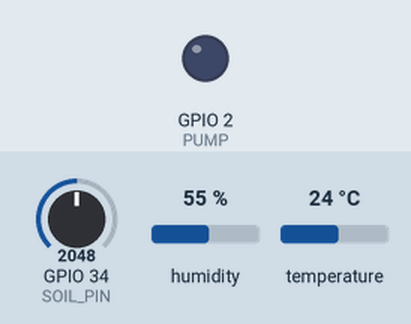
Simulated run of this sketch. Board: ESP32. Parts: output pins drawn as LEDs (lit = HIGH). Inputs (shaded band) come from the test bench; at power-on: GPIO 34 (SOIL_PIN) = 2048, humidity 55 %, temperature 24 °C. WiFi joins after 1.5 s; servers stay silent unless stated; uploads are accepted with an empty reply; what the sketch prints to the serial monitor is not drawn.

Above: at 2.7 s.
2.8 s: GPIO 34 (SOIL_PIN) set to 1687
6.0 s: GPIO 34 (SOIL_PIN) set to 1609
At 7.8 s:
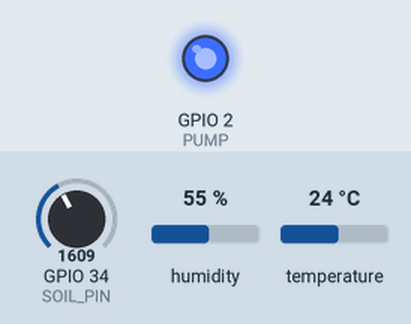
9.2 s: GPIO 34 (SOIL_PIN) set to 2047
At 11.9 s:
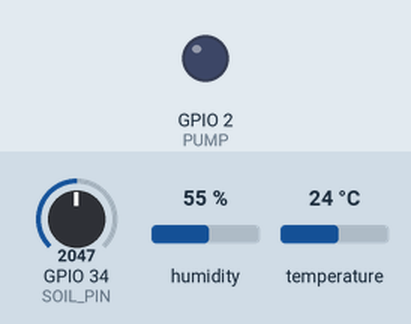
12.8 s: GPIO 34 (SOIL_PIN) set to 1228
At 15.1 s:
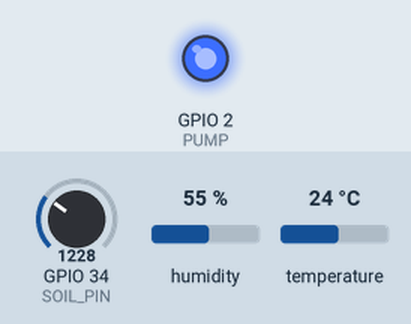
Timing chart, 0 to 16.6 s (numbered marks = the images above; inputs shaded):
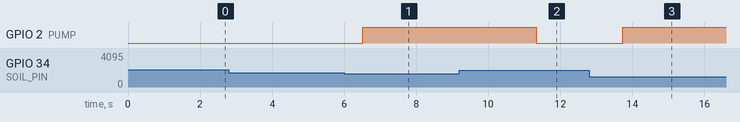

Measured:
- the behaviour switches between 1638 and 1637 on GPIO 34 (SOIL_PIN) (found by bisection; images 0 and 1)
- after the input at 2.8 s, every drawn part: stays the same
- after the input at 6.0 s, GPIO 2 (PUMP): LOW → HIGH after 0.52 s
- after the input at 9.2 s, GPIO 2 (PUMP): HIGH → LOW after 2.1 s
- after the input at 12.8 s, GPIO 2 (PUMP): LOW → HIGH after 0.94 s

The sketch:

sketch.ino
```cpp
/* Task 11: Internet-enabled Smart Garden Maintenance
 * ESP32 + soil-moisture (potentiometer) + DHT22 + water pump (LED/relay).
 * Uploads readings to Firebase and auto-waters when soil is dry.
 * Also reads /mciot_lab/task11_garden/pump_cmd from Firebase for remote control.
 */
#include <WiFi.h>
#include <HTTPClient.h>
#include <WiFiClientSecure.h>
#include "DHT.h"

const char* WIFI_SSID = "Wokwi-GUEST";
const char* WIFI_PASS = "";
String FIREBASE_HOST = "elearning-1408b-default-rtdb.asia-southeast1.firebasedatabase.app";
String FIREBASE_AUTH = "BV9noeROfWdPpnZ3oI6HAmHbb4kermXQqt8qYniG";

#define SOIL_PIN 34     // potentiometer (analog soil moisture)
#define DHTPIN 15
#define PUMP 2          // LED = water pump / relay
#define DRY_THRESHOLD 40  // percent

DHT dht(DHTPIN, DHT22);

void fbPatch(String path, String json) {
  if (WiFi.status() != WL_CONNECTED) return;
  WiFiClientSecure c; c.setInsecure(); HTTPClient h;
  h.begin(c, "https://" + FIREBASE_HOST + path + ".json?auth=" + FIREBASE_AUTH);
  h.addHeader("Content-Type", "application/json");
  int code = h.sendRequest("PATCH", json);
  Serial.printf("[Firebase] PATCH %s -> %d\n", path.c_str(), code); h.end();
}
String fbGet(String path) {
  WiFiClientSecure c; c.setInsecure(); HTTPClient h;
  h.begin(c, "https://" + FIREBASE_HOST + path + ".json?auth=" + FIREBASE_AUTH);
  int code = h.GET(); String p = (code == 200) ? h.getString() : ""; h.end(); return p;
}

void setup() {
  Serial.begin(115200);
  pinMode(PUMP, OUTPUT); dht.begin();
  WiFi.begin(WIFI_SSID, WIFI_PASS);
  Serial.print("Connecting WiFi");
  while (WiFi.status() != WL_CONNECTED) { delay(300); Serial.print("."); }
  Serial.println("\nWiFi connected");
}

void loop() {
  int raw = analogRead(SOIL_PIN);              // 0..4095
  int moisture = map(raw, 0, 4095, 0, 100);    // percent
  float t = dht.readTemperature();

  // remote override from Firebase: "ON" forces pump on, "OFF" forces off, else auto
  String cmd = fbGet("/mciot_lab/task11_garden/pump_cmd"); cmd.replace("\"", "");
  bool pump;
  if (cmd == "ON") pump = true;
  else if (cmd == "OFF") pump = false;
  else pump = (moisture < DRY_THRESHOLD);       // auto-water when dry

  digitalWrite(PUMP, pump ? HIGH : LOW);
  Serial.printf("Moisture=%d%%  Temp=%.1fC  Pump=%s (cmd=%s)\n",
                moisture, t, pump ? "ON" : "OFF", cmd.c_str());

  String json = "{\"moisture\":" + String(moisture) + ",\"temperature\":" + String(t, 1) +
                ",\"pump\":\"" + (pump ? "ON" : "OFF") + "\"}";
  fbPatch("/mciot_lab/task11_garden", json);
  delay(2000);
}
```
